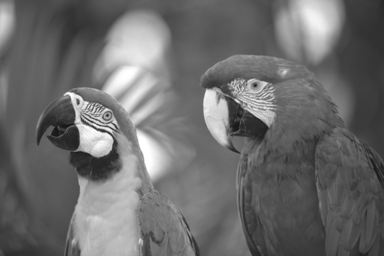
#> input picture Data/img22gd2.tif, 384 x 256 px, found by its file name
$ python CCSeg.py
#> lines starting #> are read from the running program, lines starting #| are printed output that depends on the picture
from collections import namedtuple
import numpy as np
import cv2
import os
import matplotlib.pyplot as plt
import random
from matplotlib.colors import from_levels_and_colors
from collections import defaultdict

Pixel = namedtuple("Pixel", "m n")
image = cv2.imread(os.path.join('Data', 'img22gd2.tif'), 0)
#> image is the input picture: shape (256, 384); min 23, max 255, mean 108.1
height = len(image)
#> height = 256
width = len(image[0])
#> width = 384
segmentation_image = np.ones((height, width, 3)) * -1
colors = []

def connectedNieghbors(s, T, image, width, height):
    c = []
    if abs(int(image[s.m][s.n]) - int(image[s.m - 1][s.n])) <= T:
        c.append(Pixel(s.m - 1, s.n))
    if s.m + 1 < width and abs(int(image[s.m][s.n]) - int(image[s.m + 1][s.n])) <= T:
        c.append(Pixel(s.m + 1, s.n))
    if abs(int(image[s.m][s.n]) - int(image[s.m][s.n - 1])) <= T:
        c.append(Pixel(s.m, s.n - 1))
    if s.n + 1 < height and abs(int(image[s.m][s.n]) - int(image[s.m][s.n + 1])) <= T:
        c.append(Pixel(s.m, s.n + 1))
    return len(c), c


def connectedSet(s0, T, image, width, height, classLabel):
    global colors
    #Y = np.ones((width, height)) * 255
    global segmentation_image
    B = [s0]
    count = 0
    pixels = []
    while len(B) != 0:
        s = B[0]
        B.remove(s)
        pixels.append(s)
        segmentation_image[s.m][s.n] = classLabel
        count += 1
        m, c = connectedNieghbors(s, T, image, width, height)
        B.extend([c0 for c0 in c if all(segmentation_image[c0.m][c0.n] == [-1,-1,-1]) and c0 not in B])

    if count < 100:
        for px in pixels:
            segmentation_image[px.m][px.n] = [0,0,0]
        colors.remove(classLabel)
    return count


def getColor():
    global colors
    while(1):
        r1 = random.randint(0, 255)
        r2 = random.randint(0, 255)
        r3 = random.randint(0, 255)
        if [r1,r2,r3] not in colors:
            colors.append([r1,r2,r3])
            break
    return [r1,r2,r3]

def main():
    global segmentation_image
    s = Pixel(m=67, n=45)
    T = 2
    # m, s_cset = connectedSet(s, T, image, len(image), len(image[0]), 0)
    # cv2.imwrite('s-connected.png', s_cset)
    #cv2.waitKey(0)
    no_of_seg = 0
    for i in range(height):
        for j in range(width):
            if all(segmentation_image[i][j] == [-1, -1, -1]):
                px = Pixel(m=i,n=j)
                m = connectedSet(px, T, image, len(image), len(image[0]), getColor())
                if m > 100:
                    no_of_seg += 1
    print('No of Segments:', no_of_seg)
#| No of Segments: 39
    cv2.imwrite('test-connected.png', segmentation_image)
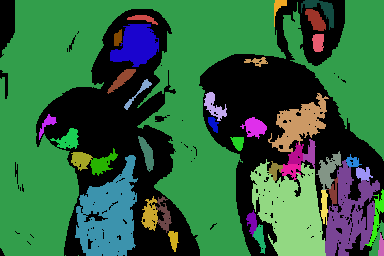
#> saved as test-connected.png: shape (256, 384, 3); mean B, G, R 63.1, 100.3, 48.6

    #cv2.waitKey(0)

if __name__ == '__main__':
    exit(main())
#> (the program exits here)
